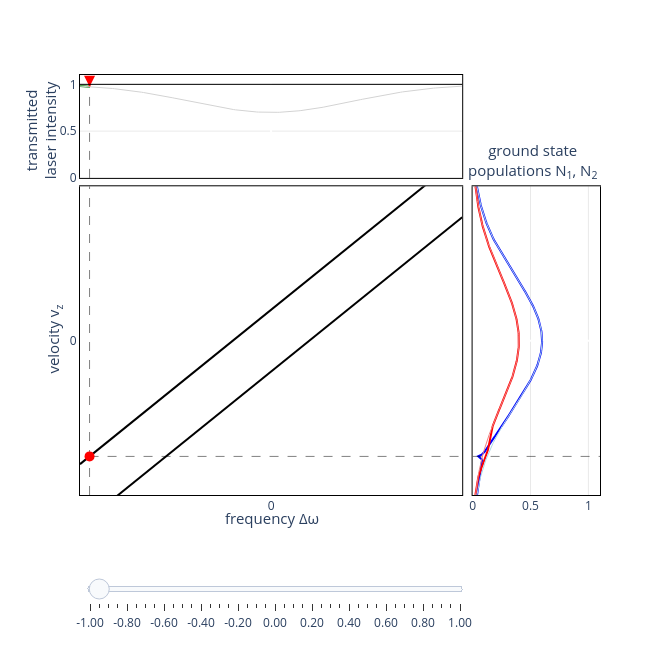

Notebook source saved alongside this figure:
### Code cell
import numpy as np
import plotly.graph_objects as go
from plotly.subplots import make_subplots
from scipy.stats import norm, cauchy

# FWHM = 2.355 * sigma, so sigma = FWHM / 2.355
fwhm = 1
sigma = fwhm / 2.355

# Prepare data
v = np.linspace(-1, 1, 100)
L = 1 * v


x_right = np.linspace(-1, 1, 200)

def profile_right(v0, n):
    width = 0.02;
    dwidth = 0.08;
    pop1_raw=0.6 * norm.pdf(x_right, 0, sigma)/norm.pdf(0, 0, sigma)
    pop2_raw=0.4 * norm.pdf(x_right, 0, sigma)/norm.pdf(0, 0, sigma)
    depl1= 0.05 * norm.pdf(x_right-v0-0.2, 0, dwidth)*pop1_raw
    depl2= 0.05 * norm.pdf(x_right-v0+0.2, 0, dwidth)*pop2_raw
    pop1 = pop1_raw - depl1 + depl2
    pop2 = pop2_raw + depl1 - depl2
    exc1 = cauchy.pdf(2*(x_right-v0-0.2)/width) / cauchy.pdf(0)
    exc2 = cauchy.pdf(2*(x_right-v0+0.2)/width) / cauchy.pdf(0)
    pop1 = pop1 * ( 1 - 0.5*exc1 )
    pop2 = pop2 * ( 1 - 0.5*exc2 )
    if (n==1):
        return pop1
    elif (n==2):
        return pop2
    elif (n==3): 
        return pop1_raw
    elif (n==4): 
        return pop2_raw
    else: return 0


# Bottom plot - Gaussian
#def gaussian_b(v0):
#    x_bottom = np.linspace(-1, 1, 200)
#    return profile_bottom(v0, x_bottom)

# Left plot - 1 - 0.5*Gaussian
#x_top = np.linspace(-1, 1, 200)
#gaussian_top = norm.pdf(x_top, 0, sigma)/norm.pdf(0, 0, sigma)
#profile_top = 1 - 0.3 * gaussian_top

def x_top(x):
    return np.linspace(-1, x, int(100*(1+x)))

def profile_top(x):
    return 1 - 0.3 * norm.pdf(x, 0, sigma)/norm.pdf(0, 0, sigma)





# Create subplots
fig = make_subplots(
    rows=2, cols=2,
    row_heights=[0.25, 0.75],
    column_widths=[0.75, 0.25],
    horizontal_spacing=0.02,
    vertical_spacing=0.02,
    specs=[[{"type": "xy"}, None],
           [{"type": "xy"}, {"type": "xy"}]]
)

# Create frames for animation/slider
v0_values = np.linspace(-1, 1, 41)  # 41 steps from -1 to 1
frames = []

for v0 in v0_values:
    frame_data = [
        # Top plot trace
        go.Scatter(x=x_top(v0), y=profile_top(x_top(v0)), mode='lines', 
                   line=dict(color='green', width=2), showlegend=False),
        # Top plot arrow
        go.Scatter(x=[v0], y=[profile_top(v0)],
                     mode="markers",
                     marker=dict(symbol='arrow-down', size=11, color="red")),
        go.Scatter(x=[v0,v0], y=[1,profile_top(v0)], mode='lines', 
                   line=dict( color='red', width=2), showlegend=False),
        go.Scatter(x=[v0,v0], y=[0,profile_top(v0)], mode='lines', 
                   line=dict(dash='dash', color='black', width=0.5), showlegend=False),
        # Main plot line
        go.Scatter(x=v, y=L-0.2, mode='lines', line=dict(color='black', width=2), showlegend=False),
        go.Scatter(x=v, y=L+0.2, mode='lines', line=dict(color='black', width=2), showlegend=False),
        # Main plot marker
        go.Scatter(x=[v0,v0], y=[-1,1], mode='lines', 
                   line=dict(dash='dash', color='black', width=0.5), showlegend=False),
        go.Scatter(x=[v0,1], y=[v0-0.2,v0-0.2], mode='lines', line=dict(dash='dash', color='black', width=0.5), showlegend=False),
        go.Scatter(x=[v0,1], y=[v0+0.2,v0+0.2], mode='lines', line=dict(dash='dash', color='black', width=0.5), showlegend=False),
        # Main plot dot
        go.Scatter(x=[v0], y=[v0-0.2], mode='markers', marker=dict(size=10, color='red'), showlegend=False),
        go.Scatter(x=[v0], y=[v0+0.2], mode='markers', marker=dict(size=10, color='red'), showlegend=False),
        # Right plot
        go.Scatter(x=profile_right(v0, 1), y=x_right, mode='lines', line=dict(color='blue', width=2), showlegend=False),
        go.Scatter(x=profile_right(v0, 2), y=x_right, mode='lines', line=dict(color='red', width=2), showlegend=False),
        # Right plot marker
        go.Scatter(x=[0,1.1], y=[v0-0.2,v0-0.2], mode='lines', line=dict(dash='dash', color='black', width=0.5), showlegend=False),
        go.Scatter(x=[0,1.1], y=[v0+0.2,v0+0.2], mode='lines', line=dict(dash='dash', color='black', width=0.5), showlegend=False)
    ]
    frames.append(go.Frame(data=frame_data, name=str(v0)))

# Initial v0 = 0
v0_init = -0.95

# Add traces for initial state
# Top plot (row=1, col=1)
fig.add_trace(
    go.Scatter(x=x_top(v0_init), y=profile_top(x_top(v0_init)), mode='lines',
               line=dict(color='green', width=2), showlegend=False),
    row=1, col=1
)
fig.add_trace(
    go.Scatter(x=[v0_init], y=[profile_top(v0_init)],
                     mode="markers",
                     marker=dict(symbol='arrow-down', size=11, color="red")),
    row=1, col=1
)
fig.add_trace(
    go.Scatter(x=[v0_init,v0_init], y=[1,profile_top(v0_init)], mode='lines', 
                   line=dict( color='red', width=2), showlegend=False),
    row=1, col=1
)
fig.add_trace(
    go.Scatter(x=[v0_init,v0_init], y=[profile_top(v0_init),0], mode='lines', 
                   line=dict(dash='dash', color='black', width=0.5), showlegend=False),
    row=1, col=1
)

# Main plot (row=1, col=2)
fig.add_trace(go.Scatter(x=v, y=L-0.2, mode='lines', line=dict(color='black', width=2), showlegend=False), row=2, col=1)
fig.add_trace(go.Scatter(x=v, y=L+0.2, mode='lines', line=dict(color='black', width=2), showlegend=False), row=2, col=1)
fig.add_trace(go.Scatter(x=[v0_init,v0_init], y=[-1,1], mode='lines', line=dict(dash='dash', color='black', width=0.5), showlegend=False), row=2, col=1)
fig.add_trace(go.Scatter(x=[v0_init,1], y=[v0_init-0.2,v0_init-0.2], mode='lines', line=dict(dash='dash', color='black', width=0.5), showlegend=False), row=2, col=1)
fig.add_trace(go.Scatter(x=[v0_init,1], y=[v0_init+0.2,v0_init+0.2], mode='lines', line=dict(dash='dash', color='black', width=0.5), showlegend=False), row=2, col=1)
fig.add_trace(go.Scatter(x=[v0_init], y=[v0_init-0.2], mode='markers', marker=dict(size=10, color='red'), showlegend=False), row=2, col=1)
fig.add_trace(go.Scatter(x=[v0_init], y=[v0_init+0.2], mode='markers', marker=dict(size=10, color='red'), showlegend=False), row=2, col=1)

# Right plot (row=2, col=2)
fig.add_trace(go.Scatter(x=profile_right(v0_init, 1), y=x_right,  mode='lines', line=dict(color='blue', width=2), showlegend=False), row=2, col=2)
fig.add_trace(go.Scatter(x=profile_right(v0_init, 2), y=x_right,  mode='lines', line=dict(color='red', width=2), showlegend=False), row=2, col=2)
fig.add_trace(go.Scatter(x=[0,1.1], y=[v0_init-0.2,v0_init-0.2], mode='lines', line=dict(dash='dash', color='black', width=0.5), showlegend=False), row=2, col=2)
fig.add_trace(go.Scatter(x=[0,1.1], y=[v0_init+0.2,v0_init+0.2], mode='lines', line=dict(dash='dash', color='black', width=0.5), showlegend=False), row=2, col=2)

# Add frames to figure
fig.frames = frames


# Settings to draw a black border line around the plot area
BORDER_SETTINGS = dict(
    showline=True, 
    linecolor='black', 
    linewidth=1, 
    mirror=True # This forces the line to be drawn on all four sides of the plot area
)

fig.add_hline(y=1, line_color="black", line_width=1, line_dash="solid", row=1, col=1)
fig.add_trace(go.Scatter(x=x_top(1), y=profile_top(x_top(1)), mode='lines', line=dict(color='lightgray', width=1), showlegend=False), row=1, col=1)
fig.add_trace(go.Scatter(x=profile_right(0, 3), y=x_right, mode='lines', line=dict(color='lightblue', width=1), showlegend=False), row=2, col=2)
fig.add_trace(go.Scatter(x=profile_right(0, 4), y=x_right, mode='lines', line=dict(color='lightcoral', width=1), showlegend=False), row=2, col=2)





# Update layout for top plot (row=1, col=1)
fig.update_xaxes( range=[-1, 1], showticklabels=False, showgrid=False, gridwidth=0.5, gridcolor='lightgray', zeroline=True, **BORDER_SETTINGS,row=1, col=1)
fig.update_yaxes( range=[0, 1.1], showgrid=True, gridwidth=0.5, gridcolor='lightgray', zeroline=True, side='left', **BORDER_SETTINGS, row=1, col=1)

# Update layout for main plot (row=1, col=2)
fig.update_xaxes( range=[-1, 1], showticklabels=True, tickvals=[0], showgrid=False, gridwidth=0.5, gridcolor='lightgray', zeroline=True, **BORDER_SETTINGS, row=2, col=1)
fig.update_yaxes( range=[-1, 1], tickvals=[0], showgrid=False, gridwidth=0.5, gridcolor='lightgray', zeroline=True, **BORDER_SETTINGS, row=2, col=1)

# Update layout for bottom plot (row=2, col=2)
fig.update_xaxes( range=[0, 1.1], showgrid=True, gridwidth=0.5, gridcolor='lightgray', zeroline=True, side='left', **BORDER_SETTINGS, row=2, col=2)
fig.update_yaxes( range=[-1, 1], showticklabels=False, showgrid=False, gridwidth=0.5, gridcolor='lightgray', zeroline=True, **BORDER_SETTINGS, row=2, col=2)

# Add slider
sliders = [dict(
    active=1,  # Start at v0=0 (middle of range)
    yanchor="top",
    y=-0.08,
    xanchor="left",
    x=0,
    currentvalue=dict(
        prefix="v0: ",
        visible=False,
        xanchor="right"
    ),
    pad=dict(b=10, t=50),
    len=0.75,
    steps=[dict(
        args=[[f.name], dict(
            frame=dict(duration=0, redraw=True),
            mode="immediate",
            transition=dict(duration=0)
        )],
        label=f"{v0:.2f}",
        method="animate"
    ) for f, v0 in zip(frames, v0_values)]
)]

fig.update_layout(
    sliders=sliders,
    height=650,
    width=650,
    showlegend=False,
    plot_bgcolor='white',
    margin=dict(l=80, r=50, t=75, b=75)
)

# Add annotations
#fig.add_annotation( text="Δω = k v<sub>z</sub>", xref="x2", yref="y2", x=0.6, y=0.88, showarrow=False, font=dict(size=18, color='black'), xanchor='center')
#fig.add_annotation( text="Δω = - k v<sub>z</sub>", xref="x2", yref="y2", x=-0.4, y=0.7, showarrow=False, font=dict(size=18, color='black'), xanchor='center')

# Labels using annotations to position them correctly
fig.add_annotation( text="transmitted<br>laser intensity", xref="paper", yref="paper", x=-0.075, y=0.99, showarrow=False, font=dict(size=15), textangle=-90, xanchor='center', yanchor='top')

fig.add_annotation( text="velocity v<sub>z</sub>", xref="paper", yref="paper", x=-0.05, y=0.37, showarrow=False, font=dict(size=15), textangle=-90, xanchor='center', yanchor='middle')

fig.add_annotation( text="frequency Δω", xref="paper", yref="paper", x=0.37, y=-0.025, showarrow=False, font=dict(size=15), xanchor='center', yanchor='top')

fig.add_annotation( text="ground state<br>populations N<sub>1</sub>, N<sub>2</sub>", xref="paper", yref="paper", x=0.87, y=0.74, showarrow=False, font=dict(size=15), xanchor='center', yanchor='bottom')


fig.show()

### Figure 1 — Plotly figure (JSON) as saved in the notebook; plotly's stock layout.template omitted (floating-point values rounded to 4 significant figures; data arrays with more than 128 entries replaced by an {"elided": "..."} marker saying what was removed)
{"data": [{"line": {"color": "green", "width": 2}, "mode": "lines", "showlegend": false, "type": "scatter", "x": [-1.0, -0.9875, -0.975, -0.9625, -0.95], "xaxis": "x", "y": [0.9813, 0.9799, 0.9785, 0.977, 0.9754], "yaxis": "y"}, {"marker": {"color": "red", "size": 11, "symbol": "arrow-down"}, "mode": "markers", "type": "scatter", "x": [-0.95], "xaxis": "x", "y": [0.9754], "yaxis": "y"}, {"line": {"color": "red", "width": 2}, "mode": "lines", "showlegend": false, "type": "scatter", "x": [-0.95, -0.95], "xaxis": "x", "y": [1, 0.9754], "yaxis": "y"}, {"line": {"color": "black", "dash": "dash", "width": 0.5}, "mode": "lines", "showlegend": false, "type": "scatter", "x": [-0.95, -0.95], "xaxis": "x", "y": [0, 0.9754], "yaxis": "y"}, {"line": {"color": "black", "width": 2}, "mode": "lines", "showlegend": false, "type": "scatter", "x": [-1.0, -0.9798, -0.9596, -0.9394, -0.9192, -0.899, -0.8788, -0.8586, -0.8384, -0.8182, -0.798, -0.7778, -0.7576, -0.7374, -0.7172, -0.697, -0.6768, -0.6566, -0.6364, -0.6162, -0.596, -0.5758, -0.5556, -0.5354, -0.5152, -0.4949, -0.4747, -0.4545, -0.4343, -0.4141, -0.3939, -0.3737, -0.3535, -0.3333, -0.3131, -0.2929, -0.2727, -0.2525, -0.2323, -0.2121, -0.1919, -0.1717, -0.1515, -0.1313, -0.1111, -0.09091, -0.07071, -0.05051, -0.0303, -0.0101, 0.0101, 0.0303, 0.05051, 0.07071, 0.09091, 0.1111, 0.1313, 0.1515, 0.1717, 0.1919, 0.2121, 0.2323, 0.2525, 0.2727, 0.2929, 0.3131, 0.3333, 0.3535, 0.3737, 0.3939, 0.4141, 0.4343, 0.4545, 0.4747, 0.4949, 0.5152, 0.5354, 0.5556, 0.5758, 0.596, 0.6162, 0.6364, 0.6566, 0.6768, 0.697, 0.7172, 0.7374, 0.7576, 0.7778, 0.798, 0.8182, 0.8384, 0.8586, 0.8788, 0.899, 0.9192, 0.9394, 0.9596, 0.9798, 1.0], "xaxis": "x2", "y": [-1.2, -1.18, -1.16, -1.139, -1.119, -1.099, -1.079, -1.059, -1.038, -1.018, -0.998, -0.9778, -0.9576, -0.9374, -0.9172, -0.897, -0.8768, -0.8566, -0.8364, -0.8162, -0.796, -0.7758, -0.7556, -0.7354, -0.7152, -0.6949, -0.6747, -0.6545, -0.6343, -0.6141, -0.5939, -0.5737, -0.5535, -0.5333, -0.5131, -0.4929, -0.4727, -0.4525, -0.4323, -0.4121, -0.3919, -0.3717, -0.3515, -0.3313, -0.3111, -0.2909, -0.2707, -0.2505, -0.2303, -0.2101, -0.1899, -0.1697, -0.1495, -0.1293, -0.1091, -0.08889, -0.06869, -0.04848, -0.02828, -0.008081, 0.01212, 0.03232, 0.05253, 0.07273, 0.09293, 0.1131, 0.1333, 0.1535, 0.1737, 0.1939, 0.2141, 0.2343, 0.2545, 0.2747, 0.2949, 0.3152, 0.3354, 0.3556, 0.3758, 0.396, 0.4162, 0.4364, 0.4566, 0.4768, 0.497, 0.5172, 0.5374, 0.5576, 0.5778, 0.598, 0.6182, 0.6384, 0.6586, 0.6788, 0.699, 0.7192, 0.7394, 0.7596, 0.7798, 0.8], "yaxis": "y2"}, {"line": {"color": "black", "width": 2}, "mode": "lines", "showlegend": false, "type": "scatter", "x": [-1.0, -0.9798, -0.9596, -0.9394, -0.9192, -0.899, -0.8788, -0.8586, -0.8384, -0.8182, -0.798, -0.7778, -0.7576, -0.7374, -0.7172, -0.697, -0.6768, -0.6566, -0.6364, -0.6162, -0.596, -0.5758, -0.5556, -0.5354, -0.5152, -0.4949, -0.4747, -0.4545, -0.4343, -0.4141, -0.3939, -0.3737, -0.3535, -0.3333, -0.3131, -0.2929, -0.2727, -0.2525, -0.2323, -0.2121, -0.1919, -0.1717, -0.1515, -0.1313, -0.1111, -0.09091, -0.07071, -0.05051, -0.0303, -0.0101, 0.0101, 0.0303, 0.05051, 0.07071, 0.09091, 0.1111, 0.1313, 0.1515, 0.1717, 0.1919, 0.2121, 0.2323, 0.2525, 0.2727, 0.2929, 0.3131, 0.3333, 0.3535, 0.3737, 0.3939, 0.4141, 0.4343, 0.4545, 0.4747, 0.4949, 0.5152, 0.5354, 0.5556, 0.5758, 0.596, 0.6162, 0.6364, 0.6566, 0.6768, 0.697, 0.7172, 0.7374, 0.7576, 0.7778, 0.798, 0.8182, 0.8384, 0.8586, 0.8788, 0.899, 0.9192, 0.9394, 0.9596, 0.9798, 1.0], "xaxis": "x2", "y": [-0.8, -0.7798, -0.7596, -0.7394, -0.7192, -0.699, -0.6788, -0.6586, -0.6384, -0.6182, -0.598, -0.5778, -0.5576, -0.5374, -0.5172, -0.497, -0.4768, -0.4566, -0.4364, -0.4162, -0.396, -0.3758, -0.3556, -0.3354, -0.3152, -0.2949, -0.2747, -0.2545, -0.2343, -0.2141, -0.1939, -0.1737, -0.1535, -0.1333, -0.1131, -0.09293, -0.07273, -0.05253, -0.03232, -0.01212, 0.008081, 0.02828, 0.04848, 0.06869, 0.08889, 0.1091, 0.1293, 0.1495, 0.1697, 0.1899, 0.2101, 0.2303, 0.2505, 0.2707, 0.2909, 0.3111, 0.3313, 0.3515, 0.3717, 0.3919, 0.4121, 0.4323, 0.4525, 0.4727, 0.4929, 0.5131, 0.5333, 0.5535, 0.5737, 0.5939, 0.6141, 0.6343, 0.6545, 0.6747, 0.6949, 0.7152, 0.7354, 0.7556, 0.7758, 0.796, 0.8162, 0.8364, 0.8566, 0.8768, 0.897, 0.9172, 0.9374, 0.9576, 0.9778, 0.998, 1.018, 1.038, 1.059, 1.079, 1.099, 1.119, 1.139, 1.16, 1.18, 1.2], "yaxis": "y2"}, {"line": {"color": "black", "dash": "dash", "width": 0.5}, "mode": "lines", "showlegend": false, "type": "scatter", "x": [-0.95, -0.95], "xaxis": "x2", "y": [-1, 1], "yaxis": "y2"}, {"line": {"color": "black", "dash": "dash", "width": 0.5}, "mode": "lines", "showlegend": false, "type": "scatter", "x": [-0.95, 1], "xaxis": "x2", "y": [-1.15, -1.15], "yaxis": "y2"}, {"line": {"color": "black", "dash": "dash", "width": 0.5}, "mode": "lines", "showlegend": false, "type": "scatter", "x": [-0.95, 1], "xaxis": "x2", "y": [-0.75, -0.75], "yaxis": "y2"}, {"marker": {"color": "red", "size": 10}, "mode": "markers", "showlegend": false, "type": "scatter", "x": [-0.95], "xaxis": "x2", "y": [-1.15], "yaxis": "y2"}, {"marker": {"color": "red", "size": 10}, "mode": "markers", "showlegend": false, "type": "scatter", "x": [-0.95], "xaxis": "x2", "y": [-0.75], "yaxis": "y2"}, {"line": {"color": "blue", "width": 2}, "mode": "lines", "showlegend": false, "type": "scatter", "x": {"elided": "200 float values"}, "xaxis": "x3", "y": {"elided": "200 float values"}, "yaxis": "y3"}, {"line": {"color": "red", "width": 2}, "mode": "lines", "showlegend": false, "type": "scatter", "x": {"elided": "200 float values"}, "xaxis": "x3", "y": {"elided": "200 float values"}, "yaxis": "y3"}, {"line": {"color": "black", "dash": "dash", "width": 0.5}, "mode": "lines", "showlegend": false, "type": "scatter", "x": [0, 1.1], "xaxis": "x3", "y": [-1.15, -1.15], "yaxis": "y3"}, {"line": {"color": "black", "dash": "dash", "width": 0.5}, "mode": "lines", "showlegend": false, "type": "scatter", "x": [0, 1.1], "xaxis": "x3", "y": [-0.75, -0.75], "yaxis": "y3"}, {"line": {"color": "lightgray", "width": 1}, "mode": "lines", "showlegend": false, "type": "scatter", "x": {"elided": "200 float values"}, "xaxis": "x", "y": {"elided": "200 float values"}, "yaxis": "y"}, {"line": {"color": "lightblue", "width": 1}, "mode": "lines", "showlegend": false, "type": "scatter", "x": {"elided": "200 float values"}, "xaxis": "x3", "y": {"elided": "200 float values"}, "yaxis": "y3"}, {"line": {"color": "lightcoral", "width": 1}, "mode": "lines", "showlegend": false, "type": "scatter", "x": {"elided": "200 float values"}, "xaxis": "x3", "y": {"elided": "200 float values"}, "yaxis": "y3"}], "layout": {"annotations": [{"font": {"size": 15}, "showarrow": false, "text": "transmitted<br>laser intensity", "textangle": -90, "x": -0.075, "xanchor": "center", "xref": "paper", "y": 0.99, "yanchor": "top", "yref": "paper"}, {"font": {"size": 15}, "showarrow": false, "text": "velocity v<sub>z</sub>", "textangle": -90, "x": -0.05, "xanchor": "center", "xref": "paper", "y": 0.37, "yanchor": "middle", "yref": "paper"}, {"font": {"size": 15}, "showarrow": false, "text": "frequency Δω", "x": 0.37, "xanchor": "center", "xref": "paper", "y": -0.025, "yanchor": "top", "yref": "paper"}, {"font": {"size": 15}, "showarrow": false, "text": "ground state<br>populations N<sub>1</sub>, N<sub>2</sub>", "x": 0.87, "xanchor": "center", "xref": "paper", "y": 0.74, "yanchor": "bottom", "yref": "paper"}], "height": 650, "margin": {"b": 75, "l": 80, "r": 50, "t": 75}, "plot_bgcolor": "white", "shapes": [{"line": {"color": "black", "dash": "solid", "width": 1}, "type": "line", "x0": 0, "x1": 1, "xref": "x domain", "y0": 1, "y1": 1, "yref": "y"}], "showlegend": false, "sliders": [{"active": 1, "currentvalue": {"prefix": "v0: ", "visible": false, "xanchor": "right"}, "len": 0.75, "pad": {"b": 10, "t": 50}, "steps": [{"args": [["-1.0"], {"frame": {"duration": 0, "redraw": true}, "mode": "immediate", "transition": {"duration": 0}}], "label": "-1.00", "method": "animate"}, {"args": [["-0.95"], {"frame": {"duration": 0, "redraw": true}, "mode": "immediate", "transition": {"duration": 0}}], "label": "-0.95", "method": "animate"}, {"args": [["-0.9"], {"frame": {"duration": 0, "redraw": true}, "mode": "immediate", "transition": {"duration": 0}}], "label": "-0.90", "method": "animate"}, {"args": [["-0.85"], {"frame": {"duration": 0, "redraw": true}, "mode": "immediate", "transition": {"duration": 0}}], "label": "-0.85", "method": "animate"}, {"args": [["-0.8"], {"frame": {"duration": 0, "redraw": true}, "mode": "immediate", "transition": {"duration": 0}}], "label": "-0.80", "method": "animate"}, {"args": [["-0.75"], {"frame": {"duration": 0, "redraw": true}, "mode": "immediate", "transition": {"duration": 0}}], "label": "-0.75", "method": "animate"}, {"args": [["-0.7"], {"frame": {"duration": 0, "redraw": true}, "mode": "immediate", "transition": {"duration": 0}}], "label": "-0.70", "method": "animate"}, {"args": [["-0.6499999999999999"], {"frame": {"duration": 0, "redraw": true}, "mode": "immediate", "transition": {"duration": 0}}], "label": "-0.65", "method": "animate"}, {"args": [["-0.6"], {"frame": {"duration": 0, "redraw": true}, "mode": "immediate", "transition": {"duration": 0}}], "label": "-0.60", "method": "animate"}, {"args": [["-0.55"], {"frame": {"duration": 0, "redraw": true}, "mode": "immediate", "transition": {"duration": 0}}], "label": "-0.55", "method": "animate"}, {"args": [["-0.5"], {"frame": {"duration": 0, "redraw": true}, "mode": "immediate", "transition": {"duration": 0}}], "label": "-0.50", "method": "animate"}, {"args": [["-0.44999999999999996"], {"frame": {"duration": 0, "redraw": true}, "mode": "immediate", "transition": {"duration": 0}}], "label": "-0.45", "method": "animate"}, {"args": [["-0.3999999999999999"], {"frame": {"duration": 0, "redraw": true}, "mode": "immediate", "transition": {"duration": 0}}], "label": "-0.40", "method": "animate"}, {"args": [["-0.35"], {"frame": {"duration": 0, "redraw": true}, "mode": "immediate", "transition": {"duration": 0}}], "label": "-0.35", "method": "animate"}, {"args": [["-0.29999999999999993"], {"frame": {"duration": 0, "redraw": true}, "mode": "immediate", "transition": {"duration": 0}}], "label": "-0.30", "method": "animate"}, {"args": [["-0.25"], {"frame": {"duration": 0, "redraw": true}, "mode": "immediate", "transition": {"duration": 0}}], "label": "-0.25", "method": "animate"}, {"args": [["-0.19999999999999996"], {"frame": {"duration": 0, "redraw": true}, "mode": "immediate", "transition": {"duration": 0}}], "label": "-0.20", "method": "animate"}, {"args": [["-0.1499999999999999"], {"frame": {"duration": 0, "redraw": true}, "mode": "immediate", "transition": {"duration": 0}}], "label": "-0.15", "method": "animate"}, {"args": [["-0.09999999999999998"], {"frame": {"duration": 0, "redraw": true}, "mode": "immediate", "transition": {"duration": 0}}], "label": "-0.10", "method": "animate"}, {"args": [["-0.04999999999999993"], {"frame": {"duration": 0, "redraw": true}, "mode": "immediate", "transition": {"duration": 0}}], "label": "-0.05", "method": "animate"}, {"args": [["0.0"], {"frame": {"duration": 0, "redraw": true}, "mode": "immediate", "transition": {"duration": 0}}], "label": "0.00", "method": "animate"}, {"args": [["0.050000000000000044"], {"frame": {"duration": 0, "redraw": true}, "mode": "immediate", "transition": {"duration": 0}}], "label": "0.05", "method": "animate"}, {"args": [["0.10000000000000009"], {"frame": {"duration": 0, "redraw": true}, "mode": "immediate", "transition": {"duration": 0}}], "label": "0.10", "method": "animate"}, {"args": [["0.15000000000000013"], {"frame": {"duration": 0, "redraw": true}, "mode": "immediate", "transition": {"duration": 0}}], "label": "0.15", "method": "animate"}, {"args": [["0.20000000000000018"], {"frame": {"duration": 0, "redraw": true}, "mode": "immediate", "transition": {"duration": 0}}], "label": "0.20", "method": "animate"}, {"args": [["0.25"], {"frame": {"duration": 0, "redraw": true}, "mode": "immediate", "transition": {"duration": 0}}], "label": "0.25", "method": "animate"}, {"args": [["0.30000000000000004"], {"frame": {"duration": 0, "redraw": true}, "mode": "immediate", "transition": {"duration": 0}}], "label": "0.30", "method": "animate"}, {"args": [["0.3500000000000001"], {"frame": {"duration": 0, "redraw": true}, "mode": "immediate", "transition": {"duration": 0}}], "label": "0.35", "method": "animate"}, {"args": [["0.40000000000000013"], {"frame": {"duration": 0, "redraw": true}, "mode": "immediate", "transition": {"duration": 0}}], "label": "0.40", "method": "animate"}, {"args": [["0.4500000000000002"], {"frame": {"duration": 0, "redraw": true}, "mode": "immediate", "transition": {"duration": 0}}], "label": "0.45", "method": "animate"}, {"args": [["0.5"], {"frame": {"duration": 0, "redraw": true}, "mode": "immediate", "transition": {"duration": 0}}], "label": "0.50", "method": "animate"}, {"args": [["0.55"], {"frame": {"duration": 0, "redraw": true}, "mode": "immediate", "transition": {"duration": 0}}], "label": "0.55", "method": "animate"}, {"args": [["0.6000000000000001"], {"frame": {"duration": 0, "redraw": true}, "mode": "immediate", "transition": {"duration": 0}}], "label": "0.60", "method": "animate"}, {"args": [["0.6500000000000001"], {"frame": {"duration": 0, "redraw": true}, "mode": "immediate", "transition": {"duration": 0}}], "label": "0.65", "method": "animate"}, {"args": [["0.7000000000000002"], {"frame": {"duration": 0, "redraw": true}, "mode": "immediate", "transition": {"duration": 0}}], "label": "0.70", "method": "animate"}, {"args": [["0.75"], {"frame": {"duration": 0, "redraw": true}, "mode": "immediate", "transition": {"duration": 0}}], "label": "0.75", "method": "animate"}, {"args": [["0.8"], {"frame": {"duration": 0, "redraw": true}, "mode": "immediate", "transition": {"duration": 0}}], "label": "0.80", "method": "animate"}, {"args": [["0.8500000000000001"], {"frame": {"duration": 0, "redraw": true}, "mode": "immediate", "transition": {"duration": 0}}], "label": "0.85", "method": "animate"}, {"args": [["0.9000000000000001"], {"frame": {"duration": 0, "redraw": true}, "mode": "immediate", "transition": {"duration": 0}}], "label": "0.90", "method": "animate"}, {"args": [["0.9500000000000002"], {"frame": {"duration": 0, "redraw": true}, "mode": "immediate", "transition": {"duration": 0}}], "label": "0.95", "method": "animate"}, {"args": [["1.0"], {"frame": {"duration": 0, "redraw": true}, "mode": "immediate", "transition": {"duration": 0}}], "label": "1.00", "method": "animate"}], "x": 0, "xanchor": "left", "y": -0.08, "yanchor": "top"}], "width": 650, "xaxis": {"anchor": "y", "domain": [0, 0.735], "gridcolor": "lightgray", "gridwidth": 0.5, "linecolor": "black", "linewidth": 1, "mirror": true, "range": [-1, 1], "showgrid": false, "showline": true, "showticklabels": false, "type": "linear", "zeroline": true}, "xaxis2": {"anchor": "y2", "domain": [0, 0.735], "gridcolor": "lightgray", "gridwidth": 0.5, "linecolor": "black", "linewidth": 1, "mirror": true, "range": [-1, 1], "showgrid": false, "showline": true, "showticklabels": true, "tickvals": [0], "type": "linear", "zeroline": true}, "xaxis3": {"anchor": "y3", "domain": [0.755, 1], "gridcolor": "lightgray", "gridwidth": 0.5, "linecolor": "black", "linewidth": 1, "mirror": true, "range": [0, 1.1], "showgrid": true, "showline": true, "side": "left", "type": "linear", "zeroline": true}, "yaxis": {"anchor": "x", "domain": [0.755, 1], "gridcolor": "lightgray", "gridwidth": 0.5, "linecolor": "black", "linewidth": 1, "mirror": true, "range": [0, 1.1], "showgrid": true, "showline": true, "side": "left", "type": "linear", "zeroline": true}, "yaxis2": {"anchor": "x2", "domain": [0, 0.735], "gridcolor": "lightgray", "gridwidth": 0.5, "linecolor": "black", "linewidth": 1, "mirror": true, "range": [-1, 1], "showgrid": false, "showline": true, "tickvals": [0], "type": "linear", "zeroline": true}, "yaxis3": {"anchor": "x3", "domain": [0, 0.735], "gridcolor": "lightgray", "gridwidth": 0.5, "linecolor": "black", "linewidth": 1, "mirror": true, "range": [-1, 1], "showgrid": false, "showline": true, "showticklabels": false, "type": "linear", "zeroline": true}}}
